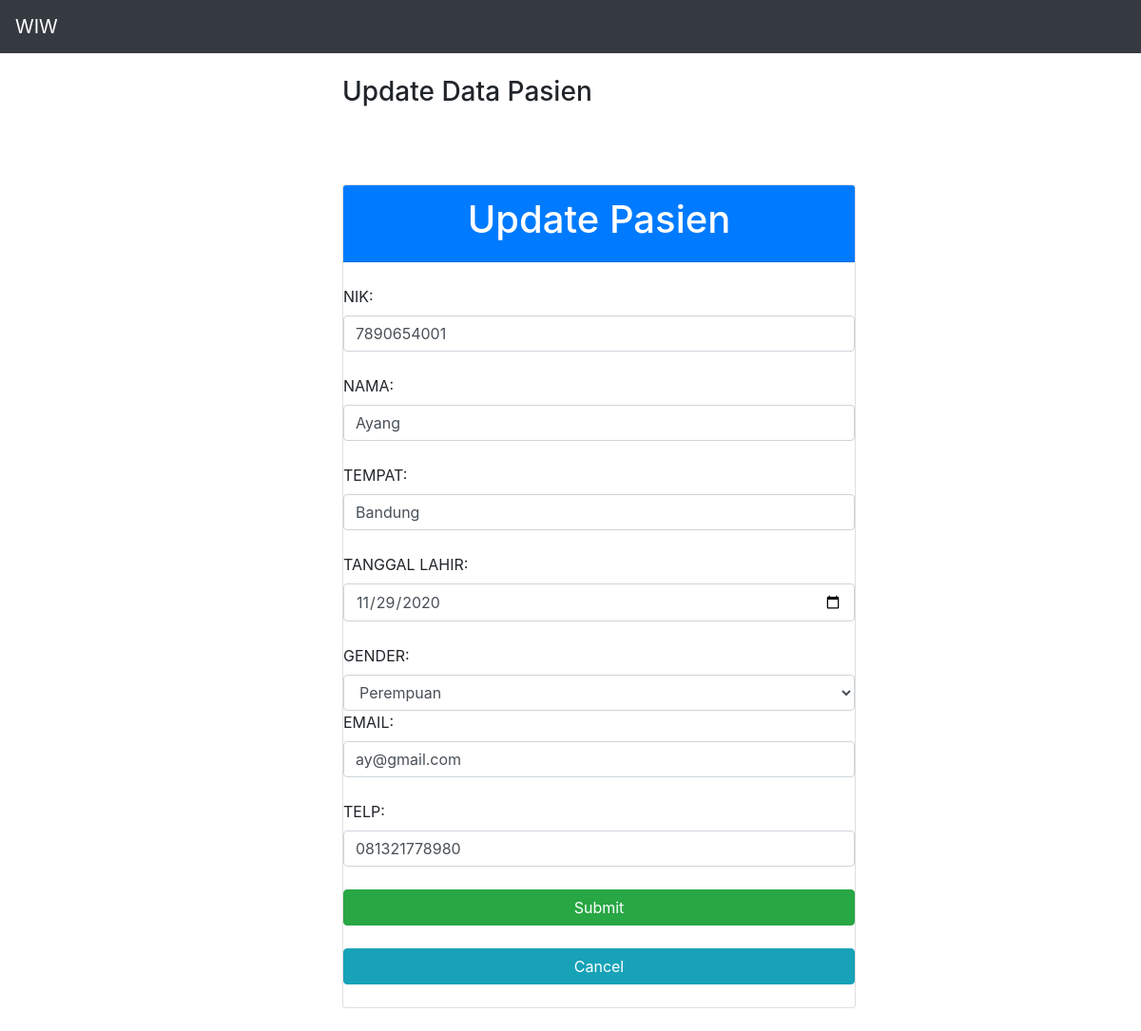
The app's page /source_code/index.php?id=4 with its own data.
### tables this page shows
CREATE TABLE `pasien` (
  `id` int(11) NOT NULL,
  `nik` varchar(100) NOT NULL,
  `nama` varchar(100) NOT NULL,
  `tempat` varchar(100) NOT NULL,
  `tl` varchar(100) NOT NULL,
  `gender` varchar(10) NOT NULL,
  `email` varchar(100) NOT NULL,
  `telp` varchar(100) NOT NULL
);

### source_code/index.php (called while the page is built, shortened)
<?php
include ("model/DB.class.php");
include ("model/Pasien.class.php");
include ("model/TabelPasien.class.php");
include ("view/TampilPasien.php");
$tp = new TampilPasien();
if (isset($_GET['add'])) {
    if (isset($_POST['submit'])) {
        $data = $tp->add($_POST);
    } else {
        $data = $tp->form_add();
    }
} else if (isset($_GET['id'])) {
    $id = $_GET['id'];
    if (isset($_POST['submit'])) {
        $data = $tp->update($_POST);
    } else {
        $data = $tp->form_edit($id);
    }
} else if (isset($_GET['hapus'])) {
    $id = $_GET['hapus'];
    $data = $tp->delete($id);
} else {
    $data = $tp->tampil();
}

### source_code/model/DB.class.php (called while the page is built, shortened)
<?php
class DB
{
	var $db_host = '';
	var $db_user = '';
	var $db_password = '';
	var $db_name = '';
	var $db_link = '';
	var $result = 0;
	function __construct($db_host = '', $db_user = '', $db_password = '', $db_name = '')
	{
		$this->db_host = $db_host;
		$this->db_user = $db_user;
		$this->db_password = $db_password;
		$this->db_name = $db_name;
	}
	function open()
	{
		$this->db_link = mysqli_connect($this->db_host, $this->db_user, $this->db_password, $this->db_name);
	}
	function execute($query = "")
	{
		$this->result = mysqli_query($this->db_link, $query);
		return $this->result;
	}
	function getResult()
	{
		return mysqli_fetch_array($this->result);
	}
}

### source_code/model/TabelPasien.class.php (called while the page is built, shortened)
<?php
class TabelPasien extends DB
{
	function getPasienById($id)
	{
		$query = "SELECT * FROM pasien WHERE pasien.id=$id";
		return $this->execute($query);
	}
}

### source_code/presenter/ProsesPasien.php (called while the page is built, shortened)
<?php
class ProsesPasien implements KontrakPresenter
{
	private $tabelpasien;
	function __construct()
	{
		try {
			$db_host = "localhost";
			$db_user = "root";
			$db_password = "";
			$db_name = "mvp_php";
			$this->tabelpasien = new TabelPasien($db_host, $db_user, $db_password, $db_name);
		} catch (Exception $e) {
			echo "wiw error" . $e->getMessage();
		}
	}
	function getDataPasienById($id)
	{
		try {
			$this->tabelpasien->open();
			$this->tabelpasien->getPasienById($id);
			$row = $this->tabelpasien->getResult();
			$data = new Pasien();
			$data->setId($row['id']);
			$data->setNik($row['nik']);
			$data->setNama($row['nama']);
			$data->setTempat($row['tempat']);
			$data->setTl($row['tl']);
			$data->setGender($row['gender']);
			$data->setEmail($row['email']);
			$data->setTelp($row['telp']);
			return $data;
		} catch (Exception $e) {
			echo "wiw error " . $e->getMessage();
		}
	}
}

### source_code/model/Pasien.class.php (called while the page is built, shortened)
<?php
class Pasien
{
	var $nik = '';
	var $nama = '';
	var $tempat = '';
	var $tl = '';
	var $gender = '';
	var $email = '';
	var $telp = '';
	function __construct($id = '', $nik = '', $nama = '', $tempat = '', $tl = '', $gender = '', $email = '', $telp = '')
	{
		$this->nik = $nik;
		$this->nama = $nama;
		$this->tempat = $tempat;
		$this->tl = $tl;
		$this->gender = $gender;
		$this->email = $email;
		$this->telp = $telp;
	}
	function setNik($nik)
	{
		$this->nik = $nik;
	}
	function setNama($nama)
	{
		$this->nama = $nama;
	}
	function setTempat($tempat)
	{
		$this->tempat = $tempat;
	}
	function setTl($tl)
	{
		$this->tl = $tl;
	}
	function setGender($gender)
	{
		$this->gender = $gender;
	}
	function setEmail($email)
	{
		$this->email = $email;
	}
	function setTelp($telp)
	{
		$this->telp = $telp;
	}
	function getNik()
	{
		return $this->nik;
	}
	function getNama()
	{
		return $this->nama;
	}
	function getTempat()
	{
		return $this->tempat;
	}
	function getTl()
	{
		return $this->tl;
	}
	function getGender()
	{
		return $this->gender;
	}
	function getEmail()
	{
		return $this->email;
	}
	function getTelp()
	{
		return $this->telp;
	}
}

### source_code/view/TampilPasien.php (the view, shortened to what this page needs)
<?php
include ("presenter/ProsesPasien.php");
class TampilPasien implements KontrakView
{
    private $prosespasien;
    function __construct()
    {
        $this->prosespasien = new ProsesPasien();
    }
    function form_edit($id)
    {
        $pasien = $this->prosespasien->getDataPasienById($id);
        $laki_laki = ($pasien->getGender() == "Laki-laki") ? 'selected' : '';
        $perempuan = ($pasien->getGender() == "Perempuan") ? 'selected' : '';
        $form = '
        <form action="index.php?id=' . $id . '" method="POST">
        <input type="hidden" name="id" value="' . $id . '">
        <br><br><div class="card">
        <div class="card-header bg-primary">
        <h1 class="text-white text-center">  Update Pasien </h1>
        </div><br>
        <label> NIK: </label>
        <input type="text" name="nik" class="form-control" value="' . $pasien->getNik() . '"> <br>
        <label> NAMA: </label>
        <input type="text" name="nama" class="form-control" value="' . $pasien->getNama() . '"> <br>
        <label> TEMPAT: </label>
        <input type="text" name="tempat" class="form-control" value="' . $pasien->getTempat() . '"> <br>
        <label> TANGGAL LAHIR: </label>
        <input type="date" name="tl" class="form-control" value="' . $pasien->getTl() . '"> <br>
        <label> GENDER: </label>
        <select class="form-control" id="gender" name="gender" required>
            <option value="Laki-laki" ' . $laki_laki . '>Laki-laki</option>
            <option value="Perempuan" ' . $perempuan . '>Perempuan</option>
        </select>
        <label> EMAIL: </label>
        <input type="text" name="email" class="form-control" value="' . $pasien->getEmail() . '"> <br>
        <label> TELP: </label>
        <input type="text" name="telp" class="form-control" value="' . $pasien->getTelp() . '"> <br>
        <button class="btn btn-success" type="submit" name="submit"> Submit </button><br>
        <a class="btn btn-info" type="submit" name="cancel" href="index.php"> Cancel </a><br>
        </div>
        </form>';
    }
}

### records on screen
pasien: nik "7890654001", nama "Ayang", tempat "Bandung", tl "11/29/2020", email "ay@gmail.com", telp "081321778980"

### other values on screen
$this->content "WIW Update Data Pasien"
